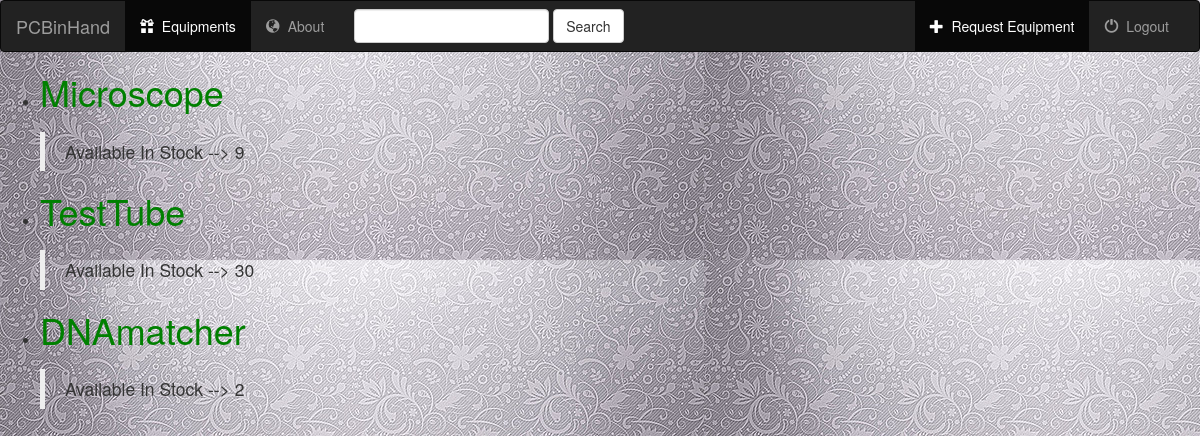
Screenshot of /equips/biology with the database file from the repository.
### equips/models.py (models this page shows, shortened)
class EquipInfo(models.Model):
	equip_name = models.CharField(max_length=200)
	equip_dept = models.CharField(max_length=200)
	price_per_head = models.IntegerField(default=0)
	date_added = models.DateTimeField('date added')
	no_in_stock = models.IntegerField(default=0)

### equips/views.py (the view)
# urls.py: path('biology',views.biology,name='biology'),
def biology(request):
	biology_equips_list = EquipInfo.objects.filter(equip_dept__startswith='biology')
	context = {'biology_equips_list' : biology_equips_list}
	return render(request,'equips/bdetails.html',context)

### equips/templates/equips/bdetails.html (shortened to what this page needs)
{% load static %}
	<link rel="stylesheet" href="http://maxcdn.bootstrapcdn.com/bootstrap/3.3.6/css/bootstrap.min.css">
<nav class="navbar navbar-inverse">
	<div class="container-fluid">
		<div class="navbar-header">
			<a class="navbar-brand" href="{% url 'equips:index' %}">PCBinHand</a>
		</div>
		<div class="collapse navbar-collapse">
			<ul class="nav navbar-nav">
				<li class="active">
					<a href="{% url 'equips:index' %}">
						<span class="glyphicon glyphicon-gift" aria-hidden="true"></span>&nbsp
						Equipments
					</a>
				</li>
				<li class="">
					<a href="/equips/about">
						<span class="glyphicon glyphicon-globe" aria-hidden="true"></span>&nbsp
						About
					</a>
				</li>
			</ul>
			<ul class="nav navbar-nav navbar-right">
				<li class="active">
					<a href="{% url 'equips:index' %}">
						<span class="glyphicon glyphicon-plus" aria-hidden="true"></span>&nbsp
						Request Equipment
					</a>
				</li>
				<li class="">
					<a href="{% url 'equips:logout' %}">
						<span class="glyphicon glyphicon-off" aria-hidden="true"></span>&nbsp
						Logout
					</a>
				</li>
			</ul>
			<form class="navbar-form navbar-left" role="search" method="get" action="#">
				<div class="form-group">
					<input type="text" class="form-control" name="q" value="">
				</div>
				<button type="submit" class="btn btn-default">Search</button>
			</form>
		</div>
	</div>
	</nav>
{% load static %}
<link rel="stylesheet" type="text/css" href="{% static 'equips/style1.css' %}">
{% if biology_equips_list %}
	<ul>
		{% for e in biology_equips_list %}
			<li><h1><a href="{% url 'equips:detail' e.id %}">{{e.equip_name}}</a></h1><h3><blockquote>Available In Stock -->  {{e.no_in_stock}}</blockquote></h3></li>
		{% endfor %}
	</ul>
{% else %}
	<p>No Equips are available.</p>
{% endif %}

### equips/static/equips/style1.css (style rules this page uses)
a { color: green; }

### rows the page displays
EquipInfo: equip_name "Microscope", no_in_stock "9"
EquipInfo: equip_name "TestTube", no_in_stock "30"
EquipInfo: equip_name "DNAmatcher", no_in_stock "2"
